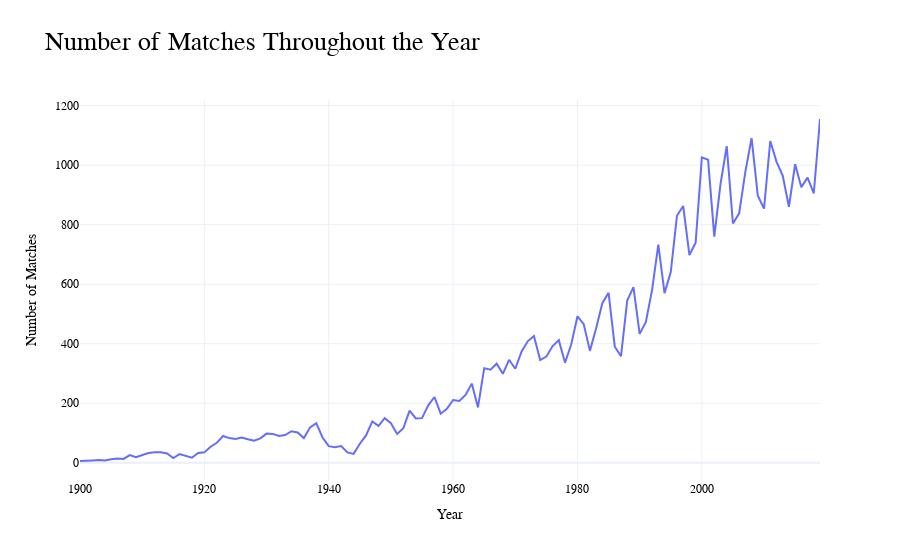

Here is the notebook cell this chart was saved with:
### Code cell
data = go.Scatter(
    x=matches_year['year'],
    y=matches_year['tournament']
)

layout = go.Layout(
    title='Number of Matches Throughout the Year',
    yaxis_title="Number of Matches",
    xaxis_title="Year",
    template="plotly_white",
    font_family="Arial",
    font_color="black",
    title_font_size=26,
    title_font_family='Arial Black'
)

fig = go.Figure(data, layout)
fig.show()

### Figure 1 — Plotly figure (JSON) as saved in the notebook; plotly's stock layout.template omitted (floating-point values rounded to 4 significant figures)
{"data": [{"type": "scatter", "x": [1900, 1901, 1902, 1903, 1904, 1905, 1906, 1907, 1908, 1909, 1910, 1911, 1912, 1913, 1914, 1915, 1916, 1917, 1918, 1919, 1920, 1921, 1922, 1923, 1924, 1925, 1926, 1927, 1928, 1929, 1930, 1931, 1932, 1933, 1934, 1935, 1936, 1937, 1938, 1939, 1940, 1941, 1942, 1943, 1944, 1945, 1946, 1947, 1948, 1949, 1950, 1951, 1952, 1953, 1954, 1955, 1956, 1957, 1958, 1959, 1960, 1961, 1962, 1963, 1964, 1965, 1966, 1967, 1968, 1969, 1970, 1971, 1972, 1973, 1974, 1975, 1976, 1977, 1978, 1979, 1980, 1981, 1982, 1983, 1984, 1985, 1986, 1987, 1988, 1989, 1990, 1991, 1992, 1993, 1994, 1995, 1996, 1997, 1998, 1999, 2000, 2001, 2002, 2003, 2004, 2005, 2006, 2007, 2008, 2009, 2010, 2011, 2012, 2013, 2014, 2015, 2016, 2017, 2018, 2019], "y": [6, 6, 8, 9, 8, 12, 14, 13, 26, 19, 26, 33, 35, 35, 31, 16, 29, 24, 17, 33, 35, 54, 67, 90, 83, 80, 85, 79, 74, 82, 98, 97, 90, 93, 106, 102, 83, 119, 133, 85, 56, 52, 56, 35, 30, 64, 92, 139, 124, 150, 133, 97, 116, 175, 149, 150, 193, 221, 165, 181, 211, 208, 228, 266, 186, 318, 313, 333, 299, 346, 316, 373, 408, 426, 345, 357, 392, 412, 336, 398, 492, 466, 376, 452, 536, 571, 390, 358, 545, 590, 433, 473, 581, 733, 570, 641, 830, 863, 698, 739, 1026, 1018, 760, 936, 1064, 804, 838, 978, 1091, 897, 854, 1081, 1012, 965, 860, 1003, 926, 958, 905, 1155]}], "layout": {"font": {"color": "black", "family": "Arial"}, "title": {"font": {"family": "Arial Black", "size": 26}, "text": "Number of Matches Throughout the Year"}, "xaxis": {"title": {"text": "Year"}}, "yaxis": {"title": {"text": "Number of Matches"}}}}
